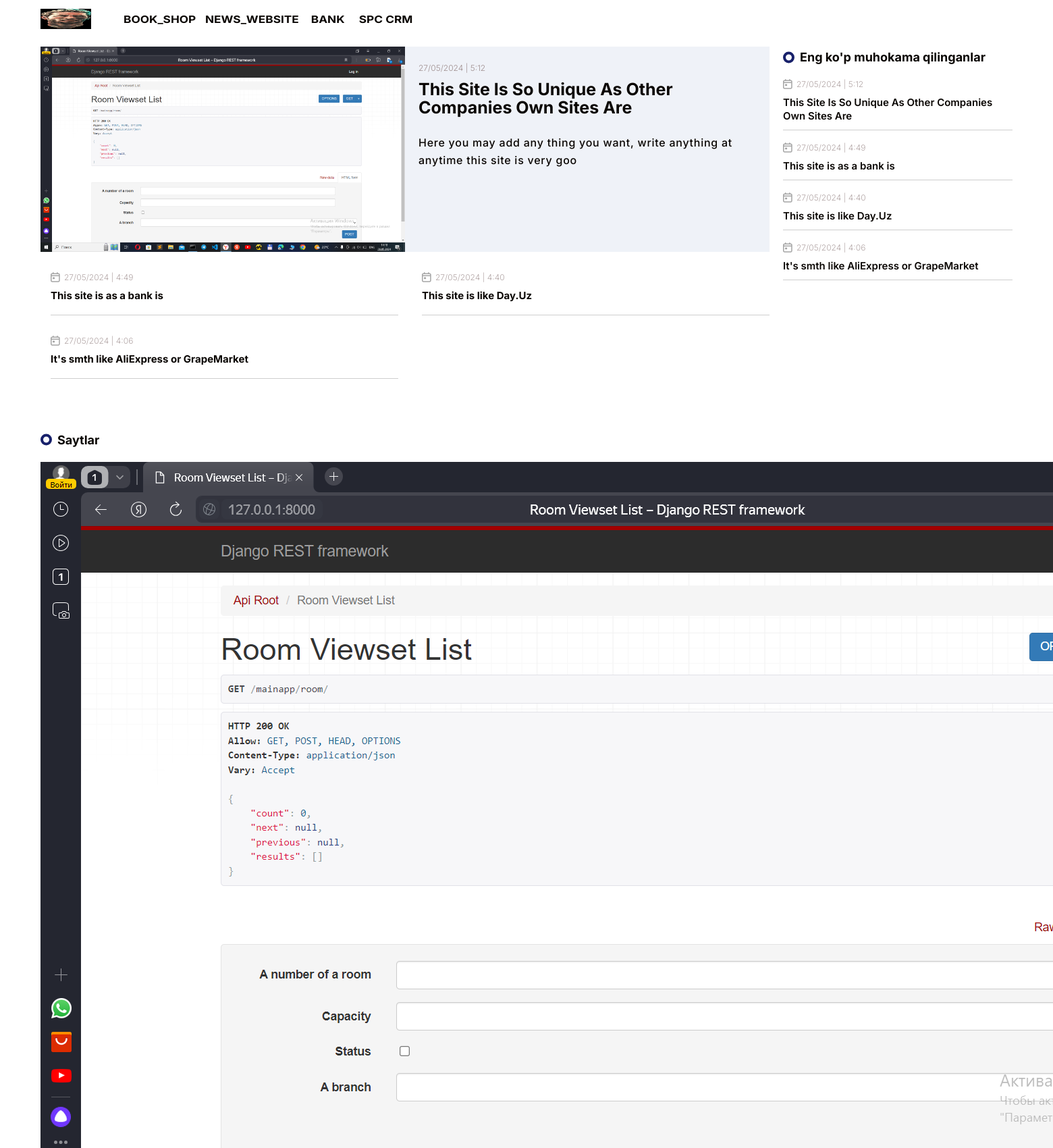
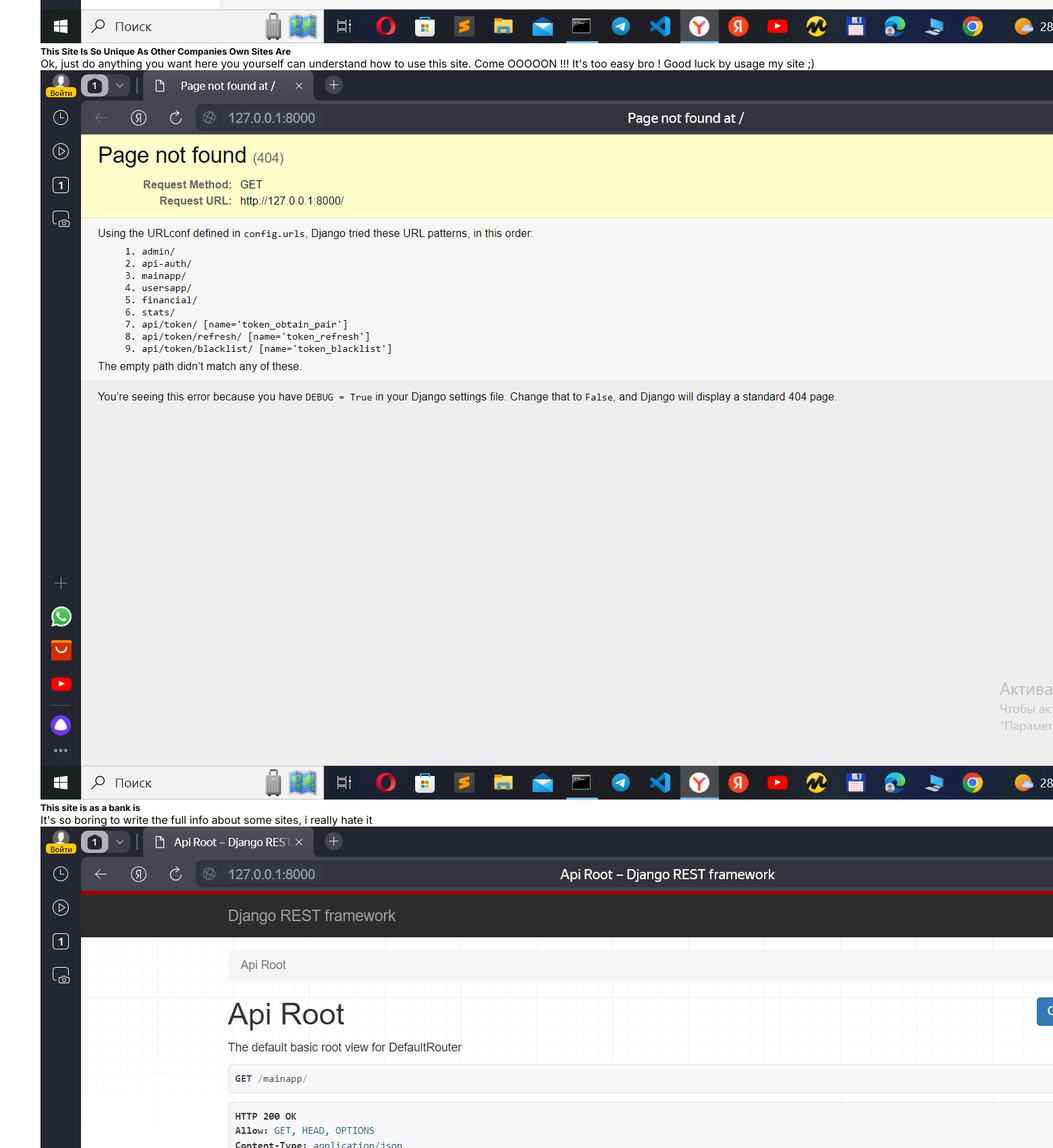
The page / (upper part) on the database its author committed (2 pictures, top to bottom).
### portfol/models.py (models this page shows, shortened)
class Category(models.Model):
    name = models.CharField(max_length=50)
    status = models.CharField(max_length=20, choices=STATUS)
    created_at = models.DateTimeField(auto_now_add=True)
    updated_at = models.DateTimeField(auto_now=True)
    class  Meta:
        verbose_name = 'Kategoriya'
        verbose_name_plural = 'Kategoriyalar'
        ordering = ('-created_at','status')
    def __str__(self) -> str:
        return self.name
    def get_absolute_url(self):
        return reverse('article:category_list', args=[self.id,])

class Site(models.Model):
    category = models.ForeignKey(Category, on_delete=models.CASCADE, related_name='post_category', verbose_name="Kategoriya")
    title = models.CharField(max_length=120, verbose_name="info")
    subtitle = models.CharField(max_length=250, verbose_name="Kichik info")
    body = models.TextField(verbose_name="opisaniyasi")
    video = models.FileField(upload_to='post_videos/%Y/%m/%d/', blank=True, null=True, verbose_name="video")
    photo = models.ImageField(upload_to='post_photo/%Y/%m/%d/', blank=True, null=True, verbose_name="photo")
    see = models.PositiveIntegerField(default=100000, verbose_name="👀")
    status = models.CharField(max_length=20, choices=STATUS)
    created_at = models.DateTimeField(auto_now_add=True)
    updated_at = models.DateTimeField(auto_now=True)
    class Meta:
        verbose_name = "Sayt"
        verbose_name_plural = "Saytlar"
        ordering = ('-created_at',)
    def get_absolute_url(self):
        return reverse('article:detail', args=[self.id,])

### portfol/views.py (the view)
# urls.py: path('', listview, name='list'),
def listview(request, tag_slug=None):
    most_new = Site.objects.filter(status='active').first()
    last_news = Site.objects.filter(status='active')[1:7]
    sites = Site.objects.filter(status='active')
    videos = Site.objects.exclude(video__exact='').filter(status='active')[:6]
    categories = Category.objects.filter(status='active')
    tag = None
    if tag_slug:
        tag = get_object_or_404(Tag, slug=tag_slug)
        sites = sites.filter(tags__in=[tag])
    paginator = Paginator(sites, 9)
    page = request.GET.get('page')
    try:
        sites = paginator.page(page)
    except PageNotAnInteger:
        sites = paginator.page(1)
    except EmptyPage:
        sites = paginator.page(paginator.num_pages)
    context = {
        'most_new': most_new,
        'last_news': last_news,
        'saytlar': sites,
        'categories': categories,
        'videos': videos,
        'page': page,
        'tag': tag,
    }
    return render(request, 'portfol/list.html', context)

### portfol/templatetags/blog_tags.py (called while the page is built)
@register.inclusion_tag('tags/most_comments.html')
def most_comments(count=8):
    comments = Site.objects.annotate(total_comments=Count('comments')).\
        order_by('-total_comments')[:count]
    return {'comments': comments}

### templates/portfol/list.html (shortened to what this page needs)
{% extends 'base.html' %}
{% load blog_tags %}
{% load static %}
{% block content %}
<main>
    <section class="top-news">
        <div class="top-news__center">
            <a class="center-news__big" href="{{ most_new.get_absolute_url }}">
                <img class="big-news__img" src="{{ most_new.photo.url }}" alt="">
                <div class="big-news__content">
                    <div><span class="time-ui">{{ most_new.created_at|date:"d/m/Y | f" }}</span></div>
                    <p>{{ most_new.title }}</p>
                    <p>{{ most_new.subtitle }}</p>
                </div>
            </a>
            <div class="center-news__grid">
                {% for sayt in last_news %}
                <a href="{{ sayt.get_absolute_url }}">
                    <div class="center-news__grid-content">
                        <div><span class="time-ui">{{ sayt.created_at|date:"d/m/Y | f" }}</span></div>
                        <p>{{ sayt.title }}</p>
                    </div>
                </a>
                {% endfor %}
            </div>
        </div>
        {% most_comments %}
    </section>
    <section class="lower-part">
        <div class="saytlar-news">
            <a class="aylana-label" href="#"><span>Saytlar</span></a>
            <div class="saytlar-container">
                {% for sayt in saytlar %}
                <a href="{{ sayt.get_absolute_url }}">
                    <img src="{{ sayt.photo.url }}" alt="">
                    <div class="saytlar-container__content">
                        <h5>{{ sayt.title }}</h5>
                        <p>{{ sayt.body| slice:"350" }}</p>
                    </div>
                </a>
                {% endfor %}
            </div>
                {% include "paginator.html" with page=saytlar %}
        </div>
    </section>
</main>
{% endblock content %}

### templates/base.html (shortened to what this page needs)
{% load static %}
<!DOCTYPE html>
<html>
<head>
    <link rel="stylesheet" href="{% static 'css/style.css' %}">
    <link rel="stylesheet" href="https://unpkg.com/flickity@2/dist/flickity.min.css">
    <link rel="stylesheet" href="{% static 'css/carousel.css' %}">
    <link rel="stylesheet" href="{% static 'css/top-button.css' %}">
</head>
<body>
    <main>
        <header>
            <nav>
                <div>
                    <a class="nav__logo" href="{% url 'article:list' %}"><img
                        src="{% static 'images/photo_2024-05-28_19-15-30.jpg' %}" alt="portfolio logo"></a>
                    <ul class="nav__ul">
                        {% for category in categories %}
                        <li><a href="{{ category.get_absolute_url }}">{{ category }}</a></li>
                        {% endfor %}
                    </ul>
                </div>
            </nav>
            <nav>
            </nav>
        </header>
    </main>
    {% block content %}
    {% endblock content %}
</body>
</html>

### templates/tags/most_comments.html
<div class="top-news__aside portfol__aside">
    <a class="aylana-label" href="#"><span>Eng ko'p muhokama qilinganlar</span></a>
    <ul>
        {% for comment in comments %}
        <li class="last__news_lenta"><a href="{{ comment.get_absolute_url }}">
            <div><span class="time-ui">{{ comment.created_at|date:"d/m/Y | f" }}</span></div>
            <p>{{ comment.title }}</p>
        </a></li>
        {% endfor %}
    </ul>
</div>

### templates/paginator.html (shortened to what this page needs)
{% load static %}
<link rel="stylesheet" href="{% static 'css/paginator.css' %}">

### static/css/style.css (style rules this page uses)
* { margin: 0; padding: 0; box-sizing: border-box; font-family: 'Inter'; }
:root { --black: #0A0603; --blue1: #17206A; --blue2: #5149E4; --grey1:#585858; --grey2:#EFF2F8; --grey3:#F9FAFF; }
main { width: 1440px; margin: auto; }
body { overflow-y:auto; }
a { text-decoration: none; color: var(--black); transition: color .2s ease-out; }
ul { list-style-type: none; }
header { display: block; padding-bottom: 13px ; }
nav { width: inherit; padding-top: 13px ; justify-content: space-between; }
header>nav, header>nav>div, .nav__ul { display: flex; }
.nav__logo>img { width: 75px; height: 30px; margin-right: 30px; display: flex; align-items: center; }
.nav__logo+ul>li { padding: 0px 15px; }
.nav__ul { margin-left: 10px; list-style-type: none; }
.nav__ul>li { display: flex; align-items: center; padding: 0px 5px; font-size: 15px; text-transform: uppercase; font-weight: 700; line-height: 19px; transform: scaleX(1.15); }
main { display: block; }
.top-news { display: flex; }
.top-news__center { max-width: 75%; margin-right: 10px; }
.center-news__big { display: flex; align-items: center; margin-bottom: 30px; background-color: var(--grey2); }
.big-news__img { width: 50%; }
.big-news__content { width: 50%; align-self: flex-start; background-color: var(--grey2); padding: 20px 20px; overflow-y: auto; }
.big-news__content>div { margin-bottom: 10px; }
.time-ui { color: #9F8F8F; font-weight: 300; font-size: 12px; }
.big-news__content>:nth-child(2) { font-size: 25px; line-height: 27px; font-weight: bold; transition: .2s ease-out; margin-bottom: 25px; }
.big-news__content>:nth-child(3) { font-size: 16px; font-weight: 500; line-height: 26px; letter-spacing: 0.75px; }
.center-news__grid { display: flex; flex-wrap: wrap; margin-left: -10px; margin-right: -10px; }
.center-news__grid a { display: flex; padding-left: 10px; padding-right: 10px; flex: 0 0 50%; max-width: 50%; margin-bottom: 30px; }
.center-news__grid-content { width: 100%; margin-left: 15px; border-bottom: 1px solid #CECECE; padding-bottom: 18px; }
.center-news__grid-content>div { display: flex; margin-bottom: 10px; opacity: 0.8; font-size: 12px; padding-left: 20px; background: url(./icons/calendar.svg) no-repeat center left; background-size: contain; }
.center-news__grid-content p { font-weight: 700; font-size: 15px; line-height: 20px; }
.aylana-label { display: flex; justify-content: space-between; margin-bottom: 22px; }
.aylana-label>span { font-size: 18px; font-weight: bold; position: relative; display: block; padding-left: 25px; color: var(--black); }
.aylana-label>span::before { display: block; width: 9px; height: 9px; content: ""; position: absolute; left: 0; top: 50%; border-radius: 50%; -webkit-transform: translateY(-50%); -ms-transform: translateY(-50%); transform: translateY(-50%); background: transparent; border: 4px solid var(--blue1); background-color: var(--grey3); }
.top-news__aside { width: 25%; margin-left: 10px; padding: 5px 0; }
.top-news__aside>ul { display: flex; flex-direction: column; margin-bottom: 15px; }
.last__news_lenta { margin-bottom: 18px; border-bottom: 1px solid #CECECE; }
.last__news_lenta div { margin-bottom: 10px; opacity: 0.8; font-size: 12px; padding-left: 20px; background: url(./icons/calendar.svg) no-repeat center left; background-size: contain; }
.last__news_lenta p { padding-bottom: 10px; font-size: 15px; line-height: 20px; font-weight: 600; }
.lower-part { margin-top: 50px; width: 100%; }

### rows shown on the page
Category: name "BOOK_SHOP"
Category: name "NEWS_WEBSITE"
Category: name "BANK"
Category: name "SPC CRM"
Site: photo (picture), created_at|f "27/05/2024 | 5:12", title "This Site Is So Unique As Other Companies Own Sites Are", subtitle "Here you may add any thing you want, write anything at anytime this site is very goo", body "Ok, just do anything you want here you yourself can understand how to use this site. Come OOOOON !!! It's too easy bro ! Good luck by usage my site ;)"
Site: created_at|f "27/05/2024 | 4:49", title "This site is as a bank is", photo (picture), body "It's so boring to write the full info about some sites, i really hate it"
Site: created_at|f "27/05/2024 | 4:40", title "This site is like Day.Uz", photo (picture)
Site: created_at|f "27/05/2024 | 4:06", title "It's smth like AliExpress or GrapeMarket"
